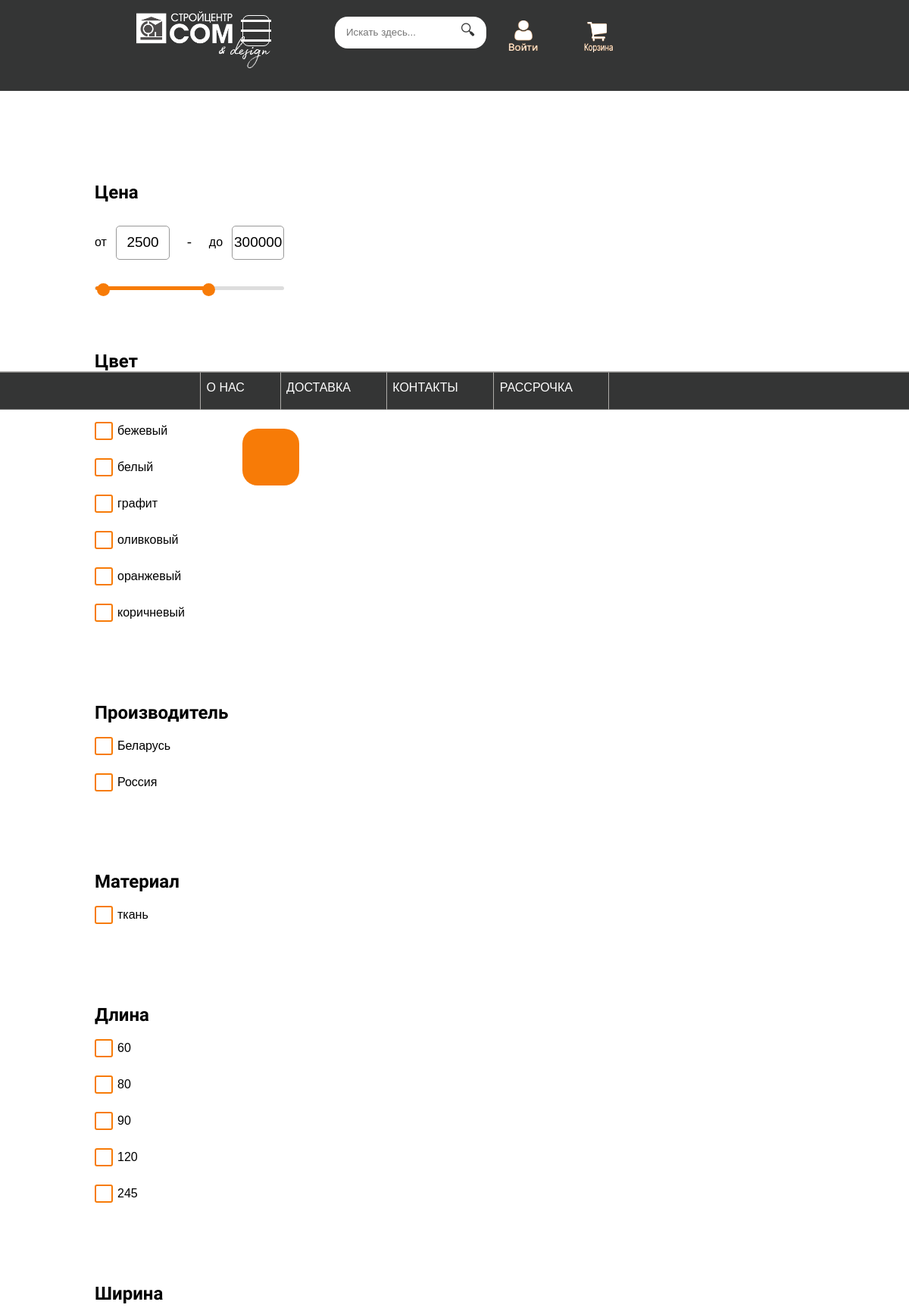
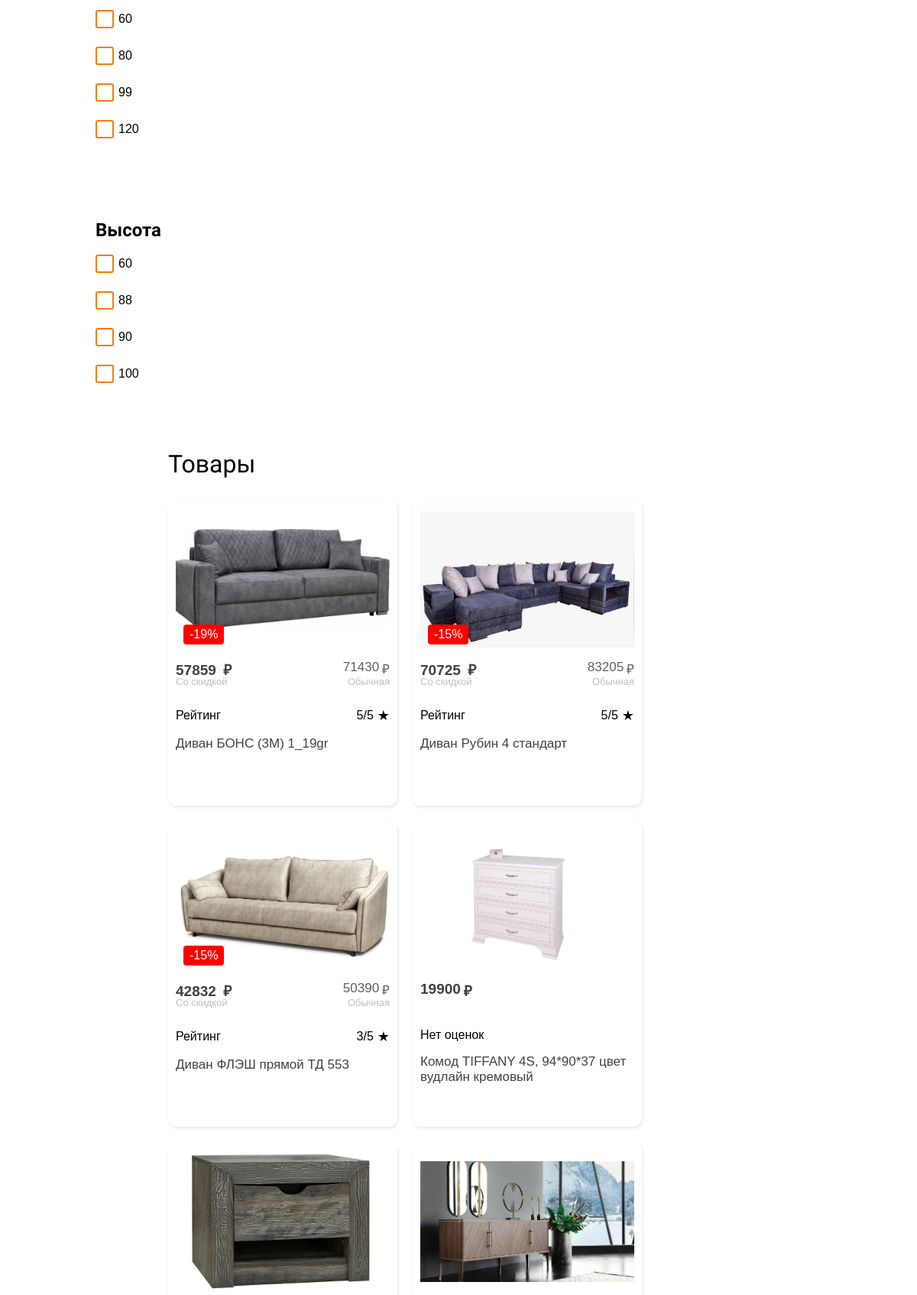
The page / (upper part) on the database its author committed (2 pictures, top to bottom).
### shop/models.py (models this page shows, shortened)
class Product(models.Model):
    category = models.ForeignKey('Category',
                                 related_name='products',
                                 on_delete=models.CASCADE)
    name = models.CharField(max_length=200)
    slug = models.CharField(max_length=200)
    image = models.ImageField(upload_to='products/%Y/%m/%d',
                              blank=True)
    description = models.TextField(blank=True)
    price = models.IntegerField()
    discount = models.IntegerField(blank=True, null=True)
    rating = models.CharField(blank=True, max_length=5)
    available = models.BooleanField(default=True)
    created = models.DateTimeField(auto_now_add=True)
    updated = models.DateTimeField(auto_now=True)
    class Meta:
        ordering = ['name']
        indexes = [
            models.Index(fields=['id', 'slug']),
            models.Index(fields=['name']),
            models.Index(fields=['-created']),
        ]
    def get_absolute_url(self):
        return reverse('shop:product_detail',
                       args=[self.id, self.slug])

### shop/views.py (the view, shortened to what this page needs)
# urls.py: path('', views.product_list,
def product_list(request, category_slug=None):
    category = None
    category_main = None
    categories = Category.objects.all()
    products = Product.objects.all()
    if category_slug == 'about':
        return render(request, 'shop/navigation/about.html')
    elif category_slug == 'contacts':
        return render(request, 'shop/navigation/contacts.html')
    elif category_slug == 'delivery':
        return render(request, 'shop/navigation/delivery.html')
    elif category_slug == 'installment':
        return render(request, 'shop/navigation/installment.html')
    elif category_slug:
        category = get_object_or_404(Category, slug=category_slug)
        category_main = Category.objects.filter(main=category.main)
        products = products.filter(category=category)
    min_price = request.GET.get('min_price')
    max_price = request.GET.get('max_price')
    if min_price and max_price:
        products = products.filter(price__gte=min_price, price__lte=max_price)
    colors = request.GET.getlist('color[]')
    if colors:
        products = products.filter(description__icontains='|'.join(colors))
    manufacturers = request.GET.getlist('manufacturer[]')
    if manufacturers:
        products = products.filter(description__icontains='|'.join(manufacturers))
    materials = request.GET.getlist('material[]')
    if materials:
        products = products.filter(description__icontains='|'.join(materials))
    lengths = request.GET.getlist('length[]')
    if lengths:
        products = products.filter(description__icontains='|'.join(["Длина (см): " + length for length in lengths]))
    widths = request.GET.getlist('width[]')
    if widths:
        products = products.filter(description__icontains='|'.join(["Ширина (см): " + width for width in widths]))
    heights = request.GET.getlist('height[]')
    if heights:
        products = products.filter(description__icontains='|'.join(["Высота (см): " + height for height in heights]))
    search = request.GET.get('search_field')
    if search:
        products = products.filter(name__iregex=search)
    offset = int(request.GET.get('offset', 0))
    limit = 20  # Количество товаров для подгрузки за один раз
    products = products[offset:offset + limit]
    messages = []
    message = []
    category_furniture = Category.objects.filter(main='Мебель')
    category_tile = Category.objects.filter(main='Плитка керамическая')
    category_flooring = Category.objects.filter(main='Напольные покрытия')
    category_wallpaper = Category.objects.filter(main='Обои')
    category_interior = Category.objects.filter(main='Интерьер')
    category_plumbing = Category.objects.filter(main='Сантехника')
    category_paintwork = Category.objects.filter(main='Лакокраска')
    category_instrument = Category.objects.filter(main='Инструмент')
    category_coverings = Category.objects.filter(main='Настенные покрытия')
    category_lumber = Category.objects.filter(main='Пиломатериалы, столярные изделия')
    category_lamps = Category.objects.filter(main='Светильники')
    category_build = Category.objects.filter(main='Строительные материалы')
    category_mixes = Category.objects.filter(main='Сухие смеси')
    category_doors = Category.objects.filter(main='Двери')
    category_electrical = Category.objects.filter(main='Электротовары')
    reviews = Review.objects.all()
    context = {
        'category_main': category_main,
        'category_furniture': category_furniture,
        'category_tile': category_tile,
        'category_flooring': category_flooring,
        'category_wallpaper': category_wallpaper,
        'category_interior': category_interior,
        'category_plumbing': category_plumbing,
        'category_paintwork': category_paintwork,
        'category_instrument': category_instrument,
        'category_coverings': category_coverings,
        'category_lumber': category_lumber,
        'category_lamps': category_lamps,
        'category_build': category_build,
        'category_mixes': category_mixes,
        'category_doors': category_doors,
        'category_electrical': category_electrical,
        'category': category,
        'categories': categories,
        'filter': products,
        'colors': colors_list,
        'manufacturers': manufacturers_list,
        'materials': materials_list,
        'lengths': lengths_list,
        'widths': widths_list,
        'heights': heights_list,
        'messages': messages,
        'message': message,
        'reviews': reviews,
    }
    if request.headers.get('x-requested-with') == 'XMLHttpRequest':
        return render(request, 'shop/product/list_partial.html', context)
    return render(request, 'shop/product/list.html', context)

### cart/cart.py (called while the page is built)
    def __len__(self):
        return sum(item['quantity'] for item in self.cart.values())

### cart/context_processors.py (called while the page is built)
def cart(request):
    cart = CartClass(request)
    end = ''
    if len(cart) > 1:
        if len(cart) < 5:
            end = 'а'
        else:
            end = 'ов'
    return {'cart': CartClass(request), 'end': end}

### shop/models.py (called while the page is built)
    def get_absolute_url(self):
        return reverse('shop:product_list_by_category',
                       args=[self.slug])

### shop/templatetags/custom_filters.py (called while the page is built)
@register.filter
def discounted_price(price, discount):
    return price - (price * discount // 100)

### shop/templates/shop/product/list.html (shortened to what this page needs)
{% extends 'shop/base.html' %}
{% load static %}
{% block content %}
<div id="sidebar-custom" style="z-index: 2;" xmlns="http://www.w3.org/1999/html">
    <div class="menu-btn">
  <div class="btn-line"></div>
  <div class="btn-line"></div>
  <div class="btn-line"></div>
</div>
        <div class="wrapper">
            <header>
                <h2>Цена</h2>
            </header>
            <div class="price-input">
                <div class="field">
                    <span>от</span>
                    <input type="number" class="input-min" value="2500">
                </div>
                <div class="separator">-</div>
                <div class="field">
                    <span>до</span>
                    <input type="number" class="input-max" value="300000">
                </div>
            </div>
            <div class="slider">
                <div class="progress"></div>
            </div>
        </div>
        <div class="wrapper">
            <header>
                <h2>Цвет</h2>
            </header>
                <div class="filter-options">
                    {% for color in colors %}
                        <label for="color{{ forloop.counter }}">{{ color }}</label><br>
                    {% endfor %}
                </div>
        </div>
        <div class="wrapper">
            <header>
                <h2>Производитель</h2>
            </header>
                <div class="filter-options">
                    {% for manufacturer in manufacturers %}
                        <label for="manufacturer{{ forloop.counter }}">{{ manufacturer }}</label><br>
                    {% endfor %}
                </div>
        </div>
        <div class="wrapper">
            <header>
                <h2>Материал</h2>
            </header>
                <div class="filter-options">
                    {% for material in materials %}
                        <label for="material{{ forloop.counter }}">{{ material }}</label><br>
                    {% endfor %}
                </div>
        </div>
        <div class="wrapper">
            <header>
                <h2>Длина</h2>
            </header>
                <div class="filter-options">
                    {% for length in lengths %}
                        <label for="length{{ forloop.counter }}">{{ length }}</label><br>
                    {% endfor %}
                </div>
        </div>
        <div class="wrapper">
            <header>
                <h2>Ширина</h2>
            </header>
                <div class="filter-options">
                    {% for width in widths %}
                        <label for="width{{ forloop.counter }}">{{ width }}</label><br>
                    {% endfor %}
                </div>
        </div>
        <div class="wrapper">
            <header>
                <h2>Высота</h2>
            </header>
                <div class="filter-options">
                    {% for height in heights %}
                        <label for="height{{ forloop.counter }}">{{ height }}</label><br>
                    {% endfor %}
                </div>
        </div>
</div>
    <div id="main" class="product-list">
        <h1 style="margin-bottom: 4%; width: 100%;">{% if category %}{{ category.name }}{% else %}Товары{% endif %}</h1>
        <div id="product-container">
            {% include 'shop/product/list_partial.html' %}
        </div>
    </div>
    <button id="open-modal-btn" class="open-modal-btn"></button>
{% endblock %}

### shop/templates/shop/product/list_partial.html (shortened to what this page needs)
{% load static %}
{% load custom_filters %}
{% block content %}
<div class="container">
    {% for product in filter %}
    <div class="card">
        <div class="card__top">
            <a href="{{ product.get_absolute_url }}" class="card__img">
                <img src="{% if product.image %}{{ product.image.url }}{% else %}{% static 'img/no_image.png' %}{% endif %}" alt="{{ product.name }}">
            </a>
            {% if product.discount %}
                <div class="card__label">-{{ product.discount }}%</div>
            {% endif %}
        </div>
        <div class="card__bottom">
            <div class="card__prices">
                {% if product.discount %}
                    <div class="card__price card__price--discount">
                        {{ product.price|discounted_price:product.discount }}
                    </div>
                    <div class="card__price card__price--common">{{ product.price }}</div>
                {% else %}
                    <div class="card__price__without__discount">{{ product.price }}</div>
                {% endif %}
            </div>
            <div class="rating-container">
                {% if product.rating %}
                    <p>Рейтинг</p>
                    <p class="rating-value">{{ product.rating }}/5 <span class="rating-star">★</span></p>
                {% else %}
                    <p>Нет оценок</p>
                {% endif %}
            </div>
            <a href="{{ product.get_absolute_url }}" class="card__title">{{ product.name }}</a>
        </div>
    </div>
    {% endfor %}
</div>
{% endblock %}

### rows shown on the page
Product: image (picture), discount "19", price|discounted_price "57859", price "71430", rating "5", name "Диван БОНС (3М) 1_19gr"
Product: image (picture), discount "15", price|discounted_price "70725", price "83205", rating "5", name "Диван Рубин 4 стандарт"
Product: image (picture), discount "15", price|discounted_price "42832", price "50390", rating "3", name "Диван ФЛЭШ прямой ТД 553"
Product: image (picture), price "19900", rating "Нет оценок", name "Комод TIFFANY 4S, 94*90*37 цвет вудлайн кремовый"
Product: image (picture)
Product: image (picture)

### other values the page prints
{{ color }} "бежевый" "белый" "графит" "оливковый" "оранжевый" "коричневый"
{{ manufacturer }} "Беларусь" "Россия"
{{ material }} "ткань"
{{ length }} "60" "80" "90" "120" "245"
{{ width }} "60" "80" "99" "120"
{{ height }} "60" "88" "90" "100"
